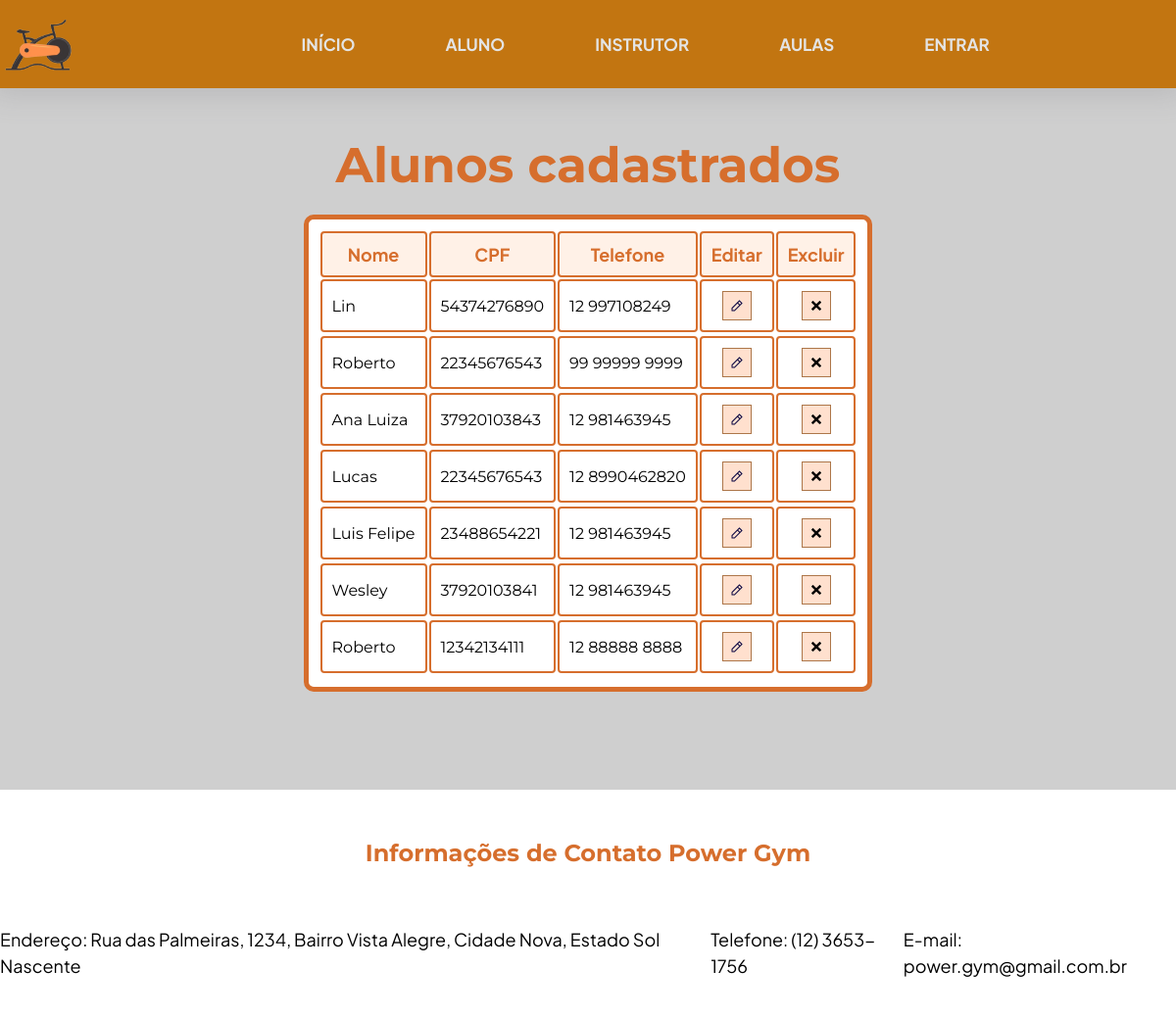
/pagAluno.php, run on the app's committed database.
### tables this page shows
CREATE TABLE `alunos` (
  `aluno_cod` int(11) NOT NULL,
  `aluno_nome` varchar(256) NOT NULL,
  `aluno_email` varchar(256) NOT NULL,
  `aluno_senha` varchar(64) NOT NULL,
  `aluno_cpf` varchar(24) NOT NULL,
  `aluno_endereco` varchar(512) NOT NULL,
  `aluno_telefone` varchar(24) NOT NULL
);

### pagAluno.php (the view, shortened to what this page needs)
<?php
    include 'php/conexao.php';
    $sql_alunos= "SELECT aluno_nome, aluno_cod, aluno_cpf, aluno_endereco, aluno_telefone FROM alunos";
    $resultado_alunos = $conexao->query($sql_alunos);
?>
<!DOCTYPE html>
<html lang="en">
<head>
    <link rel="stylesheet" href="https://cdnjs.cloudflare.com/ajax/libs/font-awesome/6.0.0-beta3/css/all.min.css">
    <?php
    include 'head.php';
?>
    <link rel="stylesheet" href="pagAluno.css">
</head>
<?php include 'header.php';?>
<body>
    <div class="container">
        <h1>Alunos cadastrados</h1>
        <div class="tabela-div">
            <table>
                <thead>
                    <tr>
                        <th>Nome</th>
                        <th>CPF</th>
                        <th>Telefone</th>
                        <th>Editar</th>
                        <th>Excluir</th>
                    </tr>
                </thead>
                <tbody>
                    <?php
                    if ($resultado_alunos->num_rows > 0) {
                        while($linha = $resultado_alunos->fetch_assoc()){
                            echo "<tr>";
                            echo "<td>" . $linha['aluno_nome'] . "</td>";
                            echo "<td>" . $linha['aluno_cpf'] . "</td>";
                            echo "<td>" . $linha['aluno_telefone'] . "</td>";
                            echo "<td><button class='editar' onclick='editarAluno({$linha['aluno_cod']}, recarregar)'><img src='./img/edit.svg' class='tablebutton'></button></td>";
                            echo "<td><button class='editar' onclick='excluirAluno({$linha['aluno_cod']}, recarregar)'><img src=\"./img/cancel.svg\" class='tablebutton'></button></td>";
                            echo "<tr>";
                        }
                    }
                        ?>
                </tbody>
            </table>
        </div>
    </div>
    <?php include 'footer.php';?>
</body>
</html>

### head.php (shortened to what this page needs)
<link href='https://unpkg.com/boxicons@2.1.4/css/boxicons.min.css' rel='stylesheet'>

### header.php (shortened to what this page needs)
<header id="header">
        <div id="container">
            <a href="index.php" id="box-img"><img class= "logo" src="img/logo.png" alt="logo"></li></a>
            <nav>
                <ul id="nav1">
                    <li><h3><a id="inicio" href="./index.php">início</a></h3></li>
                    <li><h3><a href="./pagAluno.php" class="blockAccess" autorized="aluno instrutor">Aluno</a></h3></li>
                    <li><h3><a href="./pagInstrutor.php" class="blockAccess" autorized="instrutor">Instrutor</a></h3></li>
                    <li><h3><a href="./aulas.php" class="blockAccess" autorized="aluno instrutor">Aulas</a></h3></li>
                    <li><h3><a class="botaoEntrar">Entrar</a></h3></li>
                </ul>
            </nav>
        </div>
    </header>

### footer.php (shortened to what this page needs)
<footer>
            <div id="footer">
            <div class="contato">
                <h2>Informações de Contato Power Gym </h2>
            </div>
                <div class="contato">
                    <p id="pfooter">Endereço: Rua das Palmeiras, 1234, Bairro Vista Alegre, Cidade Nova, Estado Sol Nascente</p> <p id="pfooter">Telefone: (12) 3653-1756</p> <p id="pfooter">E-mail: power.gym@gmail.com.br</p>
                </div>
        </footer>

### pagAluno.css (style rules this page uses)
* { margin: 0; }
body { display: flex; justify-content: center; align-items: center; flex-direction: column; }
html { background-color: rgb(207, 207, 207); }
.container { margin-top: 4%; }
.container h1 { color: #d66e2d; text-align: center; font-size: 50px; font-family: "Montserrat", sans-serif; font-optical-sizing: auto; }
.tabela-div { border: #d66e2d solid 5px; border-radius: 10px; margin-top: 20px; background-color: white; margin-left: auto; margin-right: auto; }
th, tr { padding: 20px; }
.editar { width: 30px; height: 30px; display: flex; align-items: center; justify-content: center; margin-left: auto; margin-right: auto; background-color: #ffe0ce; border: solid 1px #ad7649; cursor: pointer; }
table { padding: 10px; border-radius: 10px; }
td, th, .botaoCadastar { border: #d66e2d solid 2px; border-radius: 4px; padding: 10px; }
th, .botaoCadastar { font-size: 18px; font-family: "Plus Jakarta Sans", sans-serif; font-optical-sizing: auto; background-color: #ffe5d084; color: #d66e2d; }
td { font-size: 16px; font-family: "Montserrat", sans-serif; font-optical-sizing: auto; }
.tablebutton { width: 1rem; height: 1rem; }

### header.php (style rules this page uses)
header { background-color: rgb(194, 117, 17); color:rgb(255, 255, 255); padding: 10px; text-align: center; position: sticky; top: 0; z-index: 50; box-shadow: rgba(100, 100, 111, 0.2) 0px 7px 29px 0px; transition: all 0.4s ease; width: 100%; }
#container { max-width: 1300px; margin: 0 auto; display: flex; justify-content: space-between; align-items: center; }
#box-img { width: 180px; height: 70px; display: flex; align-items: center; }
.logo { width: 80px; float: left; }
#nav1 { margin-left: 8%; display: flex; justify-content: center; }
header nav { display: flex; flex-direction: row; flex-grow: 1; justify-content: space-between; }
header nav ul { list-style: none; display: flex; margin: 0; padding: 0; }
header nav ul li { padding: 10px; }
header nav ul li a { color:rgb(228, 228, 228); text-decoration: none; font-size: 17px; font-weight: bold; font-family: 'Plus Jakarta Sans', sans-serif; text-transform: uppercase; margin: 0 3vw; }
a { transition: color 0.3s; }

### footer.php (style rules this page uses)
footer { height: 100%; background-color: rgb(255, 255, 255); width: 100%; color: black; margin-top: 100px; }
.contato { justify-content: space-evenly; display: flex; margin-top: 30px; padding-top: 20px; }
#pfooter { margin-bottom: 40px; }
footer h2 { color:#d66e2d; margin-bottom: 10px; font-family: 'Montserrat', sans-serif; }
footer p { font-size: 18px; line-height: 1.5; font-family: "Plus Jakarta Sans", sans-serif; margin-bottom: 10px; }

### data on the page
alunos: aluno_nome "Lin", aluno_cpf "54374276890", aluno_telefone "12 997108249"
alunos: aluno_nome "Roberto", aluno_cpf "22345676543", aluno_telefone "99 99999 9999"
alunos: aluno_nome "Ana Luiza", aluno_cpf "37920103843", aluno_telefone "12 981463945"
alunos: aluno_nome "Lucas", aluno_cpf "22345676543", aluno_telefone "12 8990462820"
alunos: aluno_nome "Luis Felipe", aluno_cpf "23488654221", aluno_telefone "12 981463945"
alunos: aluno_nome "Wesley", aluno_cpf "37920103841", aluno_telefone "12 981463945"
alunos: aluno_nome "Roberto", aluno_cpf "12342134111", aluno_telefone "12 88888 8888"
